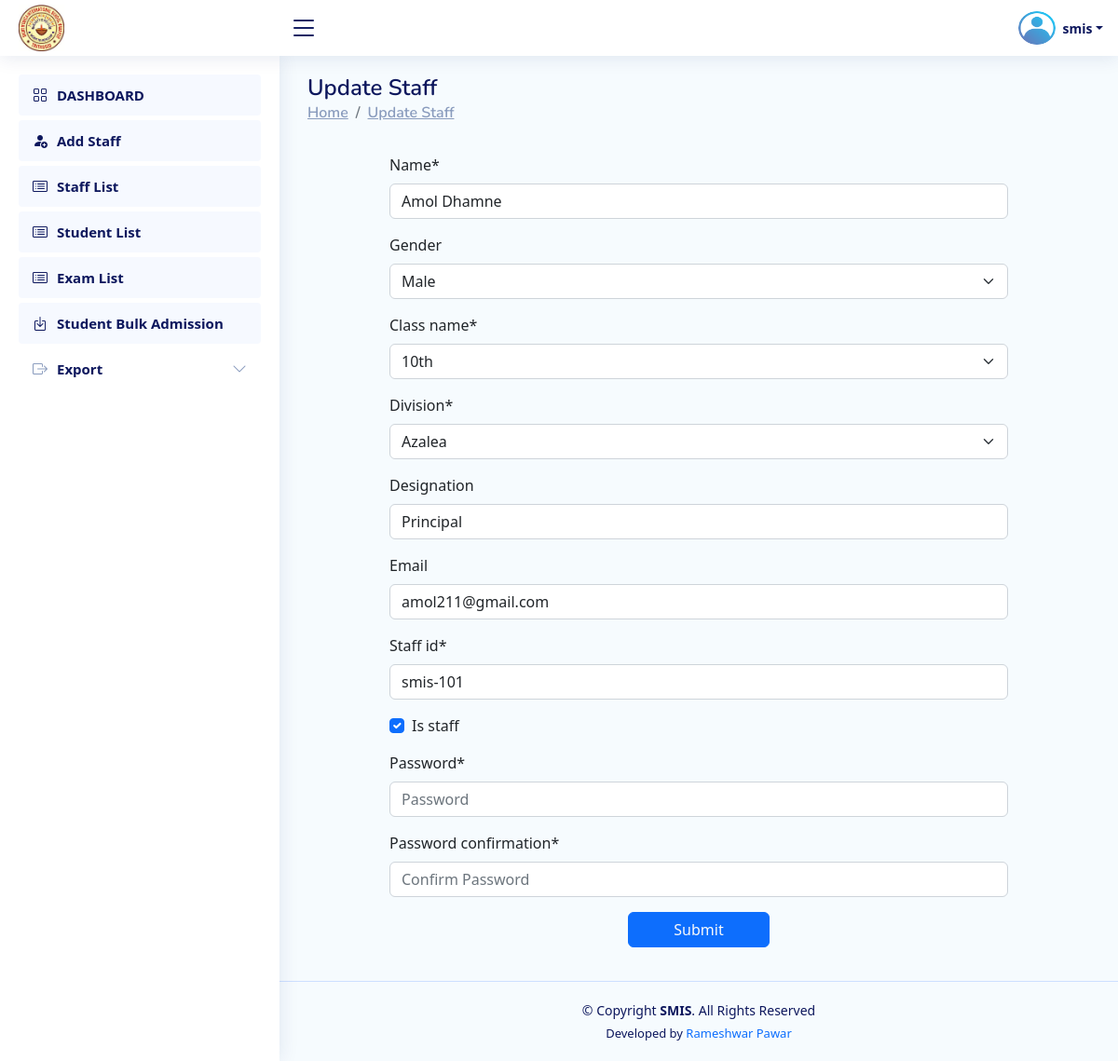
The app's page /Institute/update_staff/860 (signed in) with its own data.
### Institute/models.py (models this page shows, shortened)
class CustomUser(AbstractUser):
    student_prn_no = models.BigIntegerField(null=True,unique=True)
    name = models.CharField(max_length=200,null=True)
    roll_no = models.CharField(max_length=20,null=True)
    class_name = models.CharField(max_length=50,null=True,choices=CLASS)
    division = models.CharField(max_length=10,null=True,choices=DIVISION)
    is_institute=models.BooleanField(default=False)
    is_staff=models.BooleanField(default=False)
    is_student=models.BooleanField(default=False)
    staff_id = models.CharField(max_length=10,null=True)
    designation=models.CharField(max_length=50,null=True,blank=True)
    email=models.EmailField(max_length=254,null=True,blank=True)
    gender=models.CharField(max_length=50,null=True,blank=True,choices=GENDER)

### Institute/views.py (the view)
# urls.py: path("update_staff/<int:id>",views.update_staff,name="update_staff"),
@institute_required
def update_staff(request,id):
    if request.method=="POST":
        pi=CustomUser.objects.get(pk=id)
        fm=Staff_Update_Form(request.POST,request.FILES, instance=pi)
        if fm.is_valid():
            fm.save()
            messages.success(request,'Staff Updated Successfully')
            return redirect('/Institute/staff_list/')
    else:
        pi=CustomUser.objects.get(pk=id)
        fm=Staff_Update_Form(instance=pi)
    return render(request,'institute__update_staff.html',{'form':fm})

### Institute/forms.py
class Staff_Update_Form(UserCreationForm):
    def __init__(self, *args, **kwargs):
        super().__init__(*args, **kwargs)
        self.fields['password1'].widget = forms.PasswordInput(attrs={'autocomplete': 'new-password', 'placeholder': 'Password'})
        self.fields['password2'].widget = forms.PasswordInput(attrs={'autocomplete': 'new-password', 'placeholder': 'Confirm Password'})
        self.fields['password1'].help_text = None
        self.fields['password2'].help_text = None
    class_name = forms.ChoiceField(choices=CLASS)
    class Meta:
        model = CustomUser
        fields = ('name','gender','class_name','division','designation','email','staff_id','is_staff','password1','password2')
        widgets={
            'staff_id': forms.TextInput(attrs={'readonly': True }),
        }

### Institute/views.py (called while the page is built)
def is_institute(user):
    return user.is_authenticated and hasattr(user, 'is_institute') and user.is_institute

### Staff/views.py (called while the page is built)
def my_exam_list_object_for_base(request):
    if request.user.is_authenticated:
        exam = Exam.objects.filter(staff_id=request.user.staff_id).order_by('-id')
    else:
        exam={}
    return {'exam_list_data': exam}

### Institute/templates/institute__update_staff.html (shortened to what this page needs)
{% extends 'institute_base.html' %}
{% load crispy_forms_tags %}
{% block content %}
<main id="main" class="main">
    <div class="pagetitle">
        <h1>Update Staff</h1>
        <nav>
            <ol class="breadcrumb">
                <li class="breadcrumb-item"><a href="#">Home</a></li>
                <li class="breadcrumb-item"><a href="#">Update Staff</a></li>
    </ol>
    </nav>
    </div>
    <section class="section dashboard">
        <div class="row">
            <div class="col-lg-12">
                <div class="row">
                  <div class="col-sm-1"></div>
                  <div class="col-sm-10 px-3 py-3 rounded">
                    <div class="container" style="max-width:100%;">
                         <form id="my-form" method="POST" enctype="multipart/form-data">
                            {{form|crispy}}
                           <center> <input type="submit" value="Submit" class="btn btn-primary text-light px-5 px-3"></center>
                         </form>
                    </div>
                  </div>
                  <div class="col-sm-1"></div>
                </div>
            </div>
        </div>
    </section>
</main>
{% endblock content %}

### Institute/templates/institute_base.html (shortened to what this page needs)
{% load static %}
<!DOCTYPE html>
<html lang="en">
<head>
    <link href="https://unpkg.com/aos@2.3.1/dist/aos.css" rel="stylesheet">
    <link rel="stylesheet" href="https://cdn.jsdelivr.net/npm/bootstrap-icons@1.10.3/font/bootstrap-icons.css">
  <link rel="stylesheet" href="{% static 'css/base_style.css' %}">
<link rel="stylesheet" href="https://cdn.jsdelivr.net/npm/bootstrap@5.2.2/dist/css/bootstrap.min.css">
<link rel="stylesheet" href="https://cdn.datatables.net/1.11.3/css/dataTables.bootstrap5.min.css">
</head>
<body>
<header id="header" class="header fixed-top d-flex align-items-center">
  <div class="d-flex align-items-center justify-content-between">
      <a href="{% url 'index' %}" class="logo d-flex align-items-center">
          <center>
            <img src="{% static 'img/logo.jpg' %}" alt="IMS - Logo">
          </center>
      </a>
      <i class="bi bi-list toggle-sidebar-btn"></i>
  </div>
  <nav class="header-nav ms-auto">
      <ul class="d-flex align-items-center">
          <li class="nav-item dropdown pe-3 text-center  ">
              <a class="nav-link nav-profile d-flex align-items-center pe-0" href="#" data-bs-toggle="dropdown">
                <img src="{% static 'img/profile.png' %}" alt="Profile" class="rounded-circle" style="width:40px; height:40px;">
                <span class="d-none d-md-block dropdown-toggle ps-2"> {{request.user.username}}</span>
              </a>
          </li>
      </ul>
  </nav>
</header>
<aside id="sidebar" class="sidebar">
  <ul class="sidebar-nav" id="sidebar-nav">
    <li class="nav-item">
          <a class="nav-link " href="{% url 'institute_dashboard' %}">
              <i class="bi bi-grid"></i>
              <span>DASHBOARD</span>
          </a>
      </li>
      <li class="nav-item">
        <a class="nav-link " href="{% url 'add_staff' %}">
          <i class="bi bi-person-fill-add"></i>
            <span>Add Staff</span>
        </a>
      </li>
      <li class="nav-item">
        <a class="nav-link " href="{% url 'staff_list' %}">
          <i class="bi bi-card-list"></i>
            <span>Staff List</span>
        </a>
      </li>
      <li class="nav-item">
        <a class="nav-link " href="{% url 'institute_student_list' %}">
          <i class="bi bi-card-list"></i>
            <span>Student List</span>
        </a>
      </li>
      <li class="nav-item">
        <a class="nav-link " href="{% url 'exam_list' %}">
          <i class="bi bi-card-list"></i>
            <span>Exam List</span>
        </a>
      </li>
      <li class="nav-item">
        <a class="nav-link " href="{% url 'student_bulk_registration' %}">
          <i class="bi bi-box-arrow-in-down"></i>
            <span>Student Bulk Admission</span>
        </a>
      </li>
      <li class="nav-item">
        <a class="nav-link collapsed" data-bs-target="#exam-nav" data-bs-toggle="collapse" href="#">
          <i class="bi bi-box-arrow-right"></i><span>Export</span><i class="bi bi-chevron-down ms-auto"></i>
        </a>
      </li>
  </ul>
</aside>
  {% block content %}
  {% endblock content %}
  <footer id="footer" class="footer text-center">
      <div class="copyright">
          &copy; Copyright <strong><span>SMIS</span></strong>. All Rights Reserved
      </div>
      <div class="credits">
          Developed by <a href="https://prameshwar4378.github.io/My_Portfolio/" style="text-decoration:none;">Rameshwar Pawar</a>
      </div>
  </footer>
</body>
</html>

### Institute/templates/institute_base.html (style rules this page uses)
body { background:#F6FBFE; }

### records on screen
CustomUser: user.username "smis"
CustomUser: name "Amol Dhamne", gender "Male", class_name "10th", division "Azalea", designation "Principal", email "amol211@gmail.com", staff_id "smis-101", is_staff "☑"
